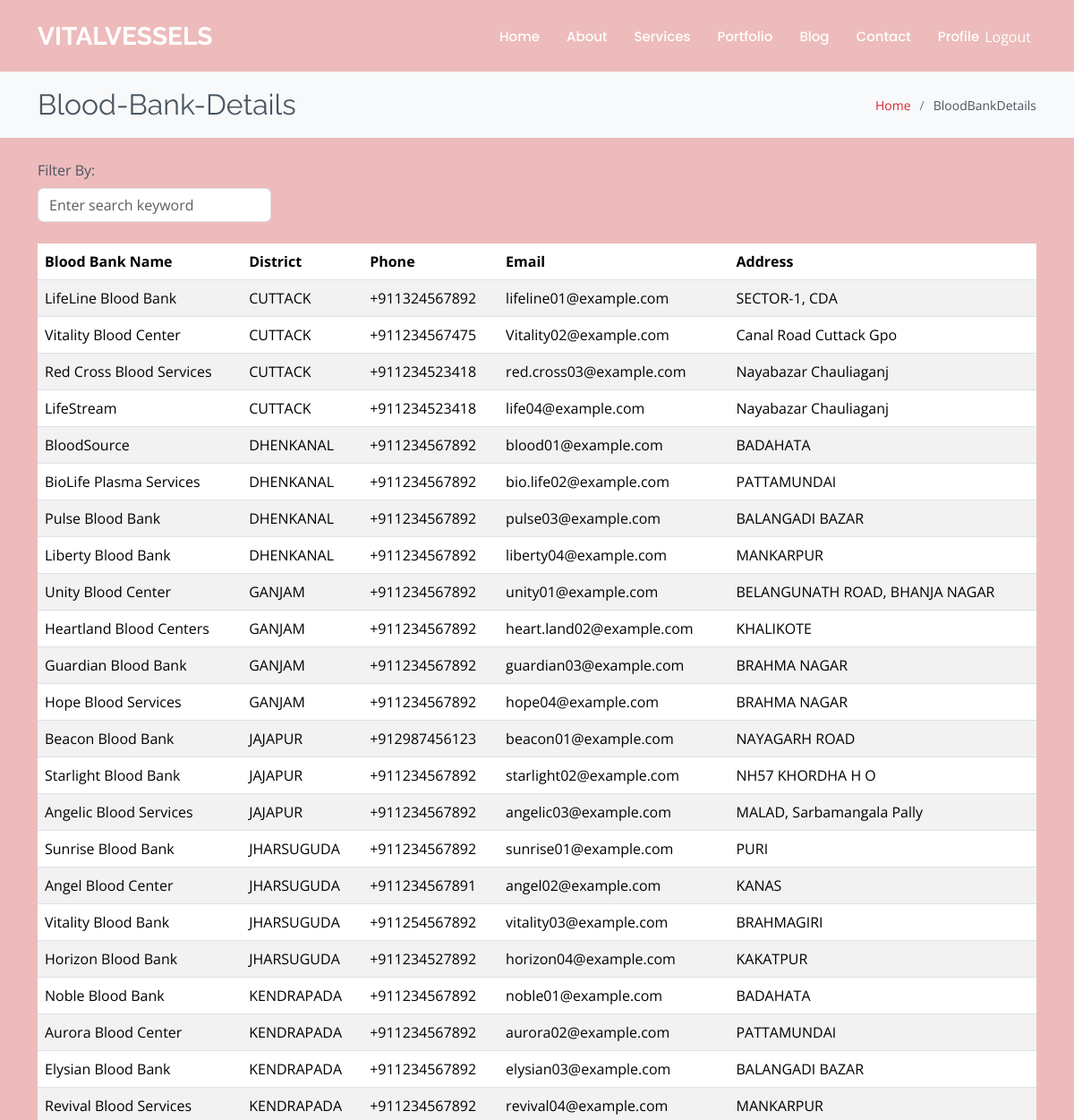
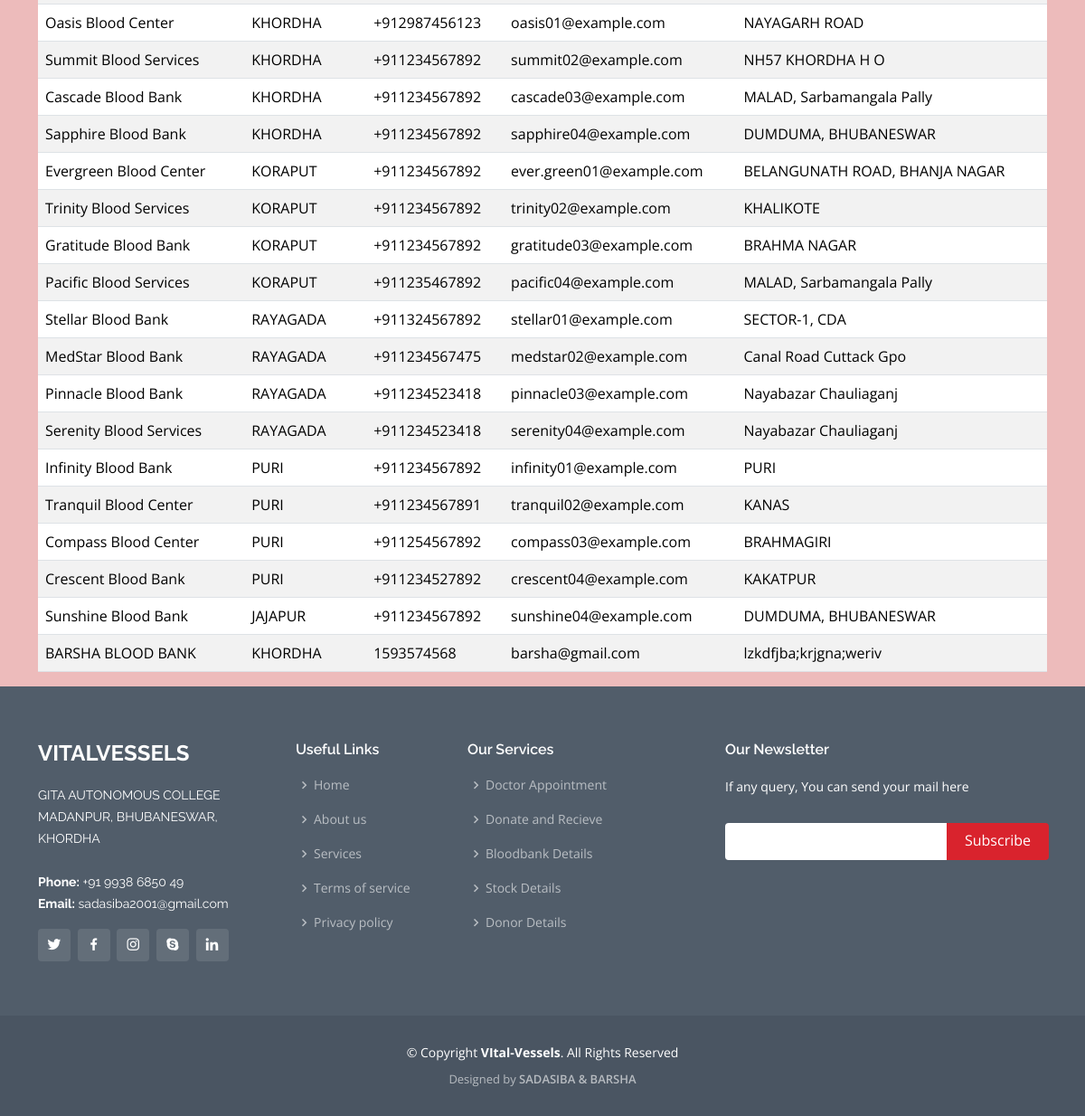
The page /bbmsApp/bloodBankDetails/ on the database its author committed (2 pictures, top to bottom).
### BBMS_APP/models.py (models this page shows, shortened)
class BloodBankRecord(models.Model):
    objects = None
    DoesNotExist = None
    blood_bank_id = models.CharField(max_length=50, primary_key=True)
    district = models.ForeignKey(MainBloodBankSystem, on_delete=models.CASCADE)
    blood_bank_name = models.CharField(max_length=100)
    address = models.CharField(max_length=200)
    mobile = models.CharField(max_length=13)
    email = models.EmailField(max_length=50)
    class Meta:
        db_table = 'BLOODBANK_RECORD'

class MainBloodBankSystem(models.Model):
    objects = None
    DoesNotExist = None
    district_id = models.CharField(max_length=50, primary_key=True)
    district_name = models.CharField(max_length=100, unique=True)
    class Meta:
        db_table = 'MAIN_BLOODBANK_SYSTEM'

### BBMS_APP/views.py (the view)
# urls.py: path('bloodBankDetails/', views.bloodBankDetails, name='bloodBankDetails'),
def bloodBankDetails(request):
    blood_bank = BloodBankRecord.objects.all()
    records = {
        'blood_banks': blood_bank,
    }
    return render(request, 'BBMS_APP/for_all_blood_bank_details.html', records)

### BBMS_APP/templates/BBMS_APP/for_all_blood_bank_details.html (shortened to what this page needs)
{% extends 'BBMS_APP/base.html' %}
{% block content %}
  <section id="breadcrumbs" class="breadcrumbs">
    <div class="container">
      <div class="d-flex justify-content-between align-items-center">
          <h2><b>Blood-Bank-Details</b></h2>
        <ol>
          <li><a href="{% url 'Home' %}">Home</a></li>
          <li>BloodBankDetails</li>
        </ol>
      </div>
    </div>
  </section>
<div class="container mt-4">
    <div class="row">
        <div class="col-md-3">
            <label for="search" class="form-label">Filter By:</label>
            <input type="text" id="searchInput" class="form-control" placeholder="Enter search keyword">
        </div>
    </div>
</div>
<div class="container mt-4">
    <div class="scroll-table">
        <table id="bloodBankDetails" class="table table-striped">
            <thead>
                <tr>
                    <th>Blood Bank Name</th>
                    <th>District</th>
                    <th>Phone</th>
                    <th>Email</th>
                    <th>Address</th>
                </tr>
            </thead>
            <tbody>
                {% for i in blood_banks %}
                <tr>
                    <td>{{ i.blood_bank_name }}</td>
                    <td>{{ i.district.district_name}}</td>
                    <td>{{ i.mobile }}</td>
                    <td>{{ i.email }}</td>
                    <td>{{ i.address }}</td>
                </tr>
                {% endfor %}
            </tbody>
        </table>
    </div>
</div>
 {% endblock %}

### BBMS_APP/static/BBMS_APP/assets/css/style.css (style rules this page uses)
body { font-family: "Open Sans", sans-serif; background-color: #edbbbb; color: #4a5562; }
a { text-decoration: none; color: #d9232d; }
h1, h2, h3, h4, h5, h6 { font-family: "Raleway", sans-serif; }
section { padding: 60px 0; overflow: hidden; }
.breadcrumbs { padding: 18px 0; background: #f8f9fa; min-height: 40px; margin-top: 80px; }
.breadcrumbs h2 { font-size: 32px; font-weight: 300; margin: 0; }
.breadcrumbs ol { display: flex; flex-wrap: wrap; list-style: none; padding: 0; margin: 0; font-size: 14px; }
.breadcrumbs ol li+li { padding-left: 10px; }
.breadcrumbs ol li+li::before { display: inline-block; padding-right: 10px; color: #6b7b8d; content: "/"; }

### rows shown on the page
BloodBankRecord: blood_bank_name "LifeLine Blood Bank", district.district_name "CUTTACK", mobile "+911324567892", email "lifeline01@example.com", address "SECTOR-1, CDA"
BloodBankRecord: blood_bank_name "Vitality Blood Center", district.district_name "CUTTACK", mobile "+911234567475", email "Vitality02@example.com", address "Canal Road Cuttack Gpo"
BloodBankRecord: blood_bank_name "Red Cross Blood Services", district.district_name "CUTTACK", mobile "+911234523418", email "red.cross03@example.com", address "Nayabazar Chauliaganj"
BloodBankRecord: blood_bank_name "LifeStream", district.district_name "CUTTACK", mobile "+911234523418", email "life04@example.com", address "Nayabazar Chauliaganj"
BloodBankRecord: blood_bank_name "BloodSource", district.district_name "DHENKANAL", mobile "+911234567892", email "blood01@example.com", address "BADAHATA"
BloodBankRecord: blood_bank_name "BioLife Plasma Services", district.district_name "DHENKANAL", mobile "+911234567892", email "bio.life02@example.com", address "PATTAMUNDAI"
BloodBankRecord: blood_bank_name "Pulse Blood Bank", district.district_name "DHENKANAL", mobile "+911234567892", email "pulse03@example.com", address "BALANGADI BAZAR"
BloodBankRecord: blood_bank_name "Liberty Blood Bank", district.district_name "DHENKANAL", mobile "+911234567892", email "liberty04@example.com", address "MANKARPUR"
BloodBankRecord: blood_bank_name "Unity Blood Center", district.district_name "GANJAM", mobile "+911234567892", email "unity01@example.com", address "BELANGUNATH ROAD, BHANJA NAGAR"
BloodBankRecord: blood_bank_name "Heartland Blood Centers", district.district_name "GANJAM", mobile "+911234567892", email "heart.land02@example.com", address "KHALIKOTE"
BloodBankRecord: blood_bank_name "Guardian Blood Bank", district.district_name "GANJAM", mobile "+911234567892", email "guardian03@example.com", address "BRAHMA NAGAR"
BloodBankRecord: blood_bank_name "Hope Blood Services", district.district_name "GANJAM", mobile "+911234567892", email "hope04@example.com", address "BRAHMA NAGAR"
BloodBankRecord: blood_bank_name "Beacon Blood Bank", district.district_name "JAJAPUR", mobile "+912987456123", email "beacon01@example.com", address "NAYAGARH ROAD"
BloodBankRecord: blood_bank_name "Starlight Blood Bank", district.district_name "JAJAPUR", mobile "+911234567892", email "starlight02@example.com", address "NH57 KHORDHA H O"
BloodBankRecord: blood_bank_name "Angelic Blood Services", district.district_name "JAJAPUR", mobile "+911234567892", email "angelic03@example.com", address "MALAD, Sarbamangala Pally"
BloodBankRecord: blood_bank_name "Sunrise Blood Bank", district.district_name "JHARSUGUDA", mobile "+911234567892", email "sunrise01@example.com", address "PURI"
BloodBankRecord: blood_bank_name "Angel Blood Center", district.district_name "JHARSUGUDA", mobile "+911234567891", email "angel02@example.com", address "KANAS"
BloodBankRecord: blood_bank_name "Vitality Blood Bank", district.district_name "JHARSUGUDA", mobile "+911254567892", email "vitality03@example.com", address "BRAHMAGIRI"
BloodBankRecord: blood_bank_name "Horizon Blood Bank", district.district_name "JHARSUGUDA", mobile "+911234527892", email "horizon04@example.com", address "KAKATPUR"
BloodBankRecord: blood_bank_name "Noble Blood Bank", district.district_name "KENDRAPADA", mobile "+911234567892", email "noble01@example.com", address "BADAHATA"
BloodBankRecord: blood_bank_name "Aurora Blood Center", district.district_name "KENDRAPADA", mobile "+911234567892", email "aurora02@example.com", address "PATTAMUNDAI"
BloodBankRecord: blood_bank_name "Elysian Blood Bank", district.district_name "KENDRAPADA", mobile "+911234567892", email "elysian03@example.com", address "BALANGADI BAZAR"
BloodBankRecord: blood_bank_name "Revival Blood Services", district.district_name "KENDRAPADA", mobile "+911234567892", email "revival04@example.com", address "MANKARPUR"
BloodBankRecord: blood_bank_name "Oasis Blood Center", district.district_name "KHORDHA", mobile "+912987456123", email "oasis01@example.com", address "NAYAGARH ROAD"
BloodBankRecord: blood_bank_name "Summit Blood Services", district.district_name "KHORDHA", mobile "+911234567892", email "summit02@example.com", address "NH57 KHORDHA H O"
BloodBankRecord: blood_bank_name "Cascade Blood Bank", district.district_name "KHORDHA", mobile "+911234567892", email "cascade03@example.com", address "MALAD, Sarbamangala Pally"
BloodBankRecord: blood_bank_name "Sapphire Blood Bank", district.district_name "KHORDHA", mobile "+911234567892", email "sapphire04@example.com", address "DUMDUMA, BHUBANESWAR"
BloodBankRecord: blood_bank_name "Evergreen Blood Center", district.district_name "KORAPUT", mobile "+911234567892", email "ever.green01@example.com", address "BELANGUNATH ROAD, BHANJA NAGAR"
BloodBankRecord: blood_bank_name "Trinity Blood Services", district.district_name "KORAPUT", mobile "+911234567892", email "trinity02@example.com", address "KHALIKOTE"
BloodBankRecord: blood_bank_name "Gratitude Blood Bank", district.district_name "KORAPUT", mobile "+911234567892", email "gratitude03@example.com", address "BRAHMA NAGAR"
BloodBankRecord: blood_bank_name "Pacific Blood Services", district.district_name "KORAPUT", mobile "+911235467892", email "pacific04@example.com", address "MALAD, Sarbamangala Pally"
BloodBankRecord: blood_bank_name "Stellar Blood Bank", district.district_name "RAYAGADA", mobile "+911324567892", email "stellar01@example.com", address "SECTOR-1, CDA"
BloodBankRecord: blood_bank_name "MedStar Blood Bank", district.district_name "RAYAGADA", mobile "+911234567475", email "medstar02@example.com", address "Canal Road Cuttack Gpo"
BloodBankRecord: blood_bank_name "Pinnacle Blood Bank", district.district_name "RAYAGADA", mobile "+911234523418", email "pinnacle03@example.com", address "Nayabazar Chauliaganj"
BloodBankRecord: blood_bank_name "Serenity Blood Services", district.district_name "RAYAGADA", mobile "+911234523418", email "serenity04@example.com", address "Nayabazar Chauliaganj"
BloodBankRecord: blood_bank_name "Infinity Blood Bank", district.district_name "PURI", mobile "+911234567892", email "infinity01@example.com", address "PURI"
BloodBankRecord: blood_bank_name "Tranquil Blood Center", district.district_name "PURI", mobile "+911234567891", email "tranquil02@example.com", address "KANAS"
BloodBankRecord: blood_bank_name "Compass Blood Center", district.district_name "PURI", mobile "+911254567892", email "compass03@example.com", address "BRAHMAGIRI"
BloodBankRecord: blood_bank_name "Crescent Blood Bank", district.district_name "PURI", mobile "+911234527892", email "crescent04@example.com", address "KAKATPUR"
BloodBankRecord: blood_bank_name "Sunshine Blood Bank", district.district_name "JAJAPUR", mobile "+911234567892", email "sunshine04@example.com", address "DUMDUMA, BHUBANESWAR"
BloodBankRecord: blood_bank_name "BARSHA BLOOD BANK", district.district_name "KHORDHA", mobile "1593574568", email "barsha@gmail.com", address "lzkdfjba;krjgna;weriv"
